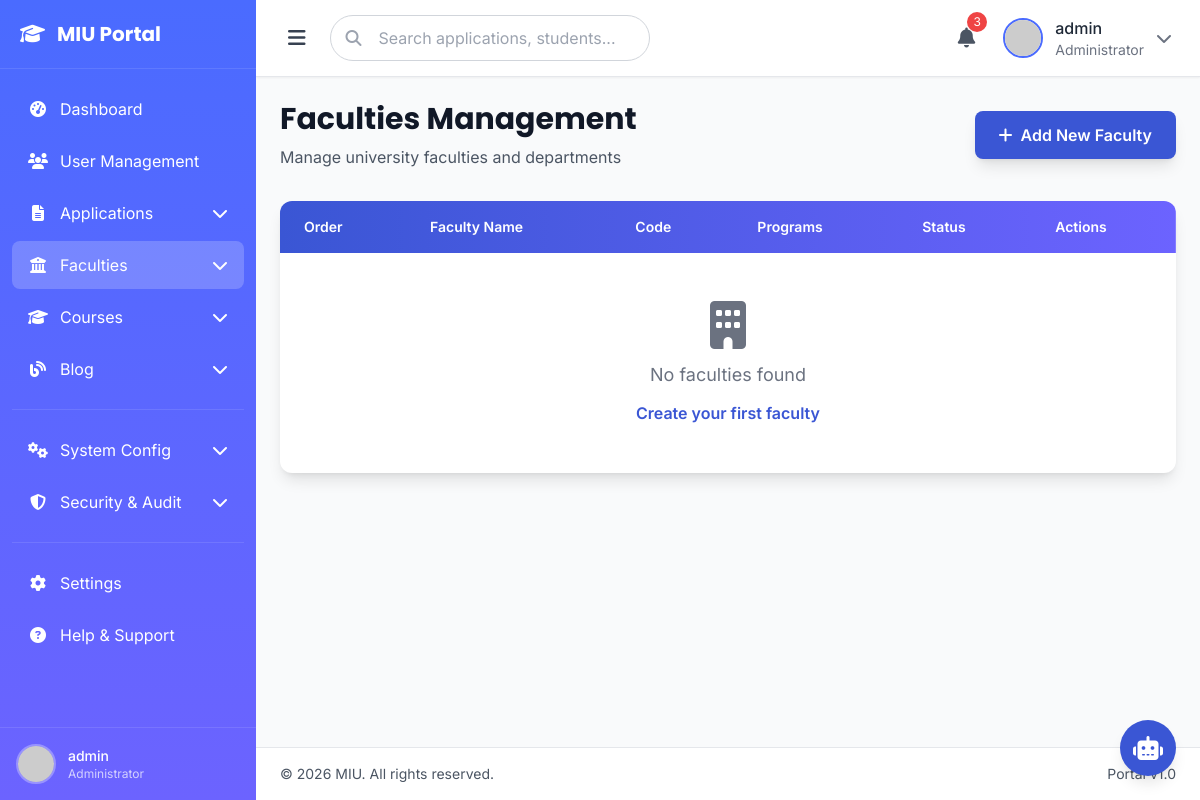
The page /management/faculties/ (signed in) on the database as committed earlier.
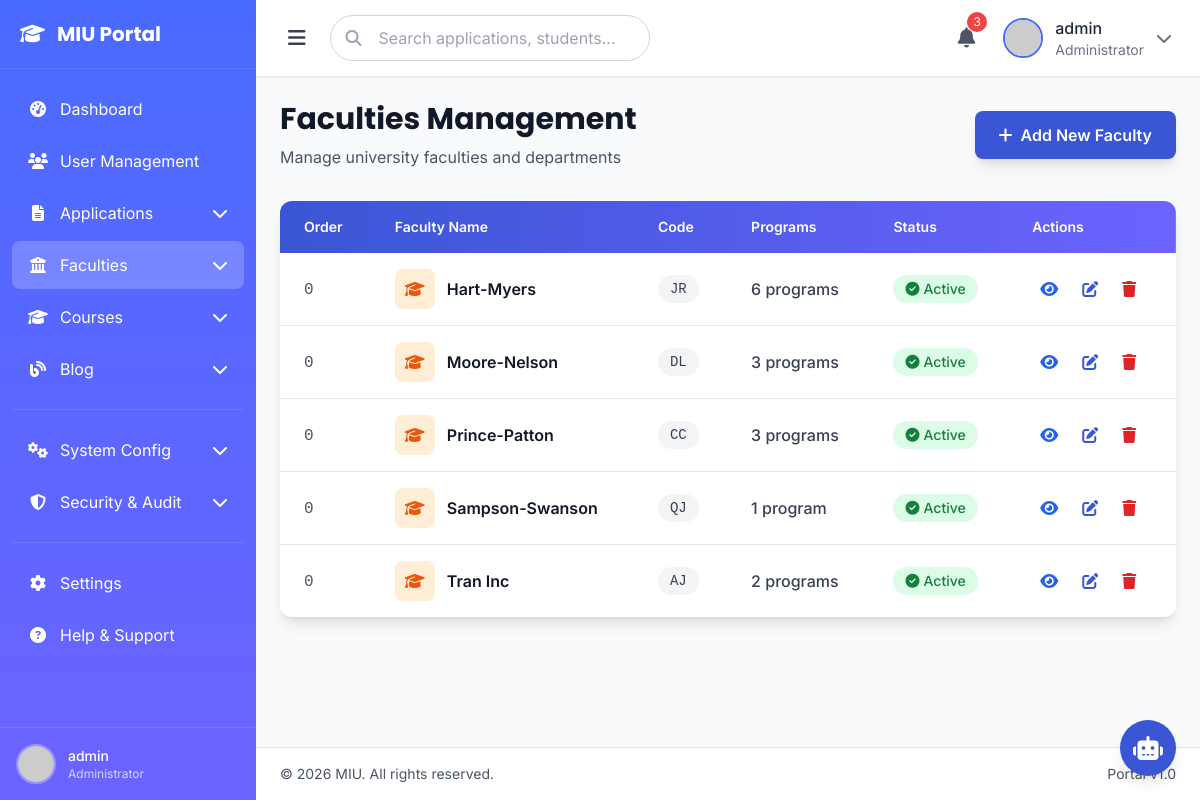
The same page on the database as committed later.
### eduweb/models.py (models this page shows, shortened)
class Faculty(models.Model):
    name = models.CharField(max_length=200, help_text="Faculty name (e.g., Faculty of Business)")
    slug = models.SlugField(max_length=200, unique=True, help_text="URL-friendly name")
    code = models.CharField(max_length=20, unique=True, help_text="Faculty code (e.g., BUS, ENG)")
    icon = models.CharField(max_length=50, default='graduation-cap', help_text="Lucide icon name")
    color_primary = models.CharField(max_length=20, default='orange', help_text="Primary color")
    color_secondary = models.CharField(max_length=20, default='amber', help_text="Secondary color")
    tagline = models.CharField(max_length=200, help_text="Short tagline for hero section")
    description = models.TextField(help_text="Main description of the faculty")
    mission = models.TextField(blank=True, help_text="Faculty mission statement")
    vision = models.TextField(blank=True, help_text="Faculty vision statement")
    hero_image = models.ImageField(upload_to='faculties/heroes/', blank=True, null=True)
    about_image = models.ImageField(upload_to='faculties/about/', blank=True, null=True)
    student_count = models.IntegerField(default=0, help_text="Number of students")
    placement_rate = models.IntegerField(default=0, help_text="Career placement rate (0-100)")
    partner_count = models.IntegerField(default=0, help_text="Number of corporate partners")
    international_faculty = models.IntegerField(default=0, help_text="International faculty percentage")
    accreditation = models.TextField(blank=True, help_text="Accreditation details")
    special_features = models.JSONField(default=list, blank=True, help_text="List of special features")
    meta_description = models.CharField(max_length=160, blank=True)
    meta_keywords = models.CharField(max_length=255, blank=True)
    is_active = models.BooleanField(default=True)
    display_order = models.IntegerField(default=0)
    created_at = models.DateTimeField(auto_now_add=True)
    updated_at = models.DateTimeField(auto_now=True)
    class Meta:
        verbose_name = 'Faculty'
        verbose_name_plural = 'Faculties'
        ordering = ['display_order', 'name']

### management/views.py (the view)
# urls.py: path('faculties/', views.faculties_list, name='faculties_list'),
@login_required(login_url='eduweb:auth_page')
@user_passes_test(is_admin)
def faculties_list(request):
    faculties = Faculty.objects.all().order_by('display_order', 'name')
    pending_count = CourseApplication.objects.filter(status__in=['submitted', 'under_review']).count()
    context = {
        'faculties': faculties,
        'pending_count': pending_count,
    }
    return render(request, 'management/faculty/faculties_list.html', context)

### eduweb/context.py (called while the page is built)
def navigation_data(request):
    faculties = Faculty.objects.filter(is_active=True).prefetch_related('courses')[:11]
    courses = Course.objects.filter(is_active=True).select_related('faculty')[:11]
    return {
        'all_faculties': faculties,
        'all_courses': courses,
    }

### eduweb/views.py (called while the page is built)
def application_status_context(request):
    has_pending_application = False
    if request.user.is_authenticated:
        has_pending_application = CourseApplication.objects.filter(
            user=request.user,
            status__in=['draft', 'pending_payment', 'submitted', 'under_review', 'reviewed']
        ).exists()
    return {'has_pending_application': has_pending_application}

### management/views.py (called while the page is built)
def is_admin(user):
    return user.is_staff or user.is_superuser

### templates/management/faculty/faculties_list.html (shortened to what the changed rows need)
{% extends 'management/base.html' %}
{% block content %}
<div class="mb-8">
    <div class="flex flex-col md:flex-row md:items-center md:justify-between">
        <div>
            <h1 class="text-3xl font-bold text-gray-900 font-display">Faculties Management</h1>
        </div>
    </div>
</div>
<div class="bg-white rounded-xl shadow-lg overflow-hidden">
    <div class="overflow-x-auto">
        <table class="w-full">
            <thead class="bg-gradient-to-r from-primary-600 to-secondary-500 text-white">
                <tr>
                    <th class="px-6 py-4 text-left text-sm font-semibold">Order</th>
                    <th class="px-6 py-4 text-left text-sm font-semibold">Faculty Name</th>
                    <th class="px-6 py-4 text-left text-sm font-semibold">Code</th>
                    <th class="px-6 py-4 text-left text-sm font-semibold">Programs</th>
                    <th class="px-6 py-4 text-left text-sm font-semibold">Status</th>
                    <th class="px-6 py-4 text-left text-sm font-semibold">Actions</th>
                </tr>
            </thead>
            <tbody class="divide-y divide-gray-200">
                {% for faculty in faculties %}
                <tr class="hover:bg-gray-50 transition-colors">
                    <td class="px-6 py-4">
                        <span class="font-mono text-gray-600">{{ faculty.display_order }}</span>
                    </td>
                    <td class="px-6 py-4">
                        <div class="flex items-center gap-3">
                            <div class="w-10 h-10 bg-{{ faculty.color_primary }}-100 rounded-lg flex items-center justify-center">
                                <i class="fas fa-{{ faculty.icon }} text-{{ faculty.color_primary }}-600"></i>
                            </div>
                            <div>
                                <p class="font-semibold text-gray-900">{{ faculty.name }}</p>
                            </div>
                        </div>
                    </td>
                    <td class="px-6 py-4">
                        <span class="inline-flex items-center px-3 py-1 bg-gray-100 text-gray-700 rounded-full text-sm font-mono">
                            {{ faculty.code }}
                        </span>
                    </td>
                    <td class="px-6 py-4">
                        <span class="text-gray-700 font-medium">{{ faculty.courses.count }} program{{ faculty.courses.count|pluralize }}</span>
                    </td>
                    <td class="px-6 py-4">
                        {% if faculty.is_active %}
                        <span class="inline-flex items-center gap-1 px-3 py-1 bg-green-100 text-green-700 rounded-full text-sm font-medium">
                            <i class="fas fa-check-circle"></i>
                            Active
                        </span>
                        {% else %}
                        <span class="inline-flex items-center gap-1 px-3 py-1 bg-gray-100 text-gray-700 rounded-full text-sm font-medium">
                            <i class="fas fa-times-circle"></i>
                            Inactive
                        </span>
                        {% endif %}
                    </td>
                    <td class="px-6 py-4">
                        <div class="flex items-center gap-2">
                            <a href="{% url 'eduweb:faculty_detail' faculty.slug %}" target="_blank" class="p-2 text-blue-600 hover:bg-blue-50 rounded-lg transition-all" title="View Page">
                                <i class="fas fa-eye"></i>
                            </a>
                            <a href="{% url 'management:faculty_edit' faculty.pk %}" class="p-2 text-primary-600 hover:bg-primary-50 rounded-lg transition-all" title="Edit">
                                <i class="fas fa-edit"></i>
                            </a>
                            <form method="post" action="{% url 'management:faculty_delete' faculty.pk %}" class="inline" onsubmit="return confirm('Are you sure you want to delete {{ faculty.name }}? This will also affect related courses.');">
                                <button type="submit" class="p-2 text-red-600 hover:bg-red-50 rounded-lg transition-all" title="Delete">
                                    <i class="fas fa-trash"></i>
                                </button>
                            </form>
                        </div>
                    </td>
                </tr>
                {% empty %}
                <tr>
                    <td colspan="6" class="px-6 py-12 text-center">
                        <div class="flex flex-col items-center gap-3 text-gray-500">
                            <i class="fas fa-building text-5xl"></i>
                            <p class="text-lg">No faculties found</p>
                            <a href="{% url 'management:faculty_create' %}" class="text-primary-600 hover:text-primary-700 font-semibold">
                                Create your first faculty
                            </a>
                        </div>
                    </td>
                </tr>
                {% endfor %}
            </tbody>
        </table>
    </div>
</div>
{% endblock %}

Rows that differ between the two databases and show on the page:
added Faculty: display_order "0", name "Hart-Myers", code "JR", courses.count "6", is_active True (drawn)
added Faculty: display_order "0", name "Moore-Nelson", code "DL", courses.count "3", is_active True (drawn)
added Faculty: display_order "0", name "Prince-Patton", code "CC", courses.count "3", is_active True (drawn)
added Faculty: display_order "0", name "Sampson-Swanson", code "QJ", courses.count "1", is_active True (drawn)
added Faculty: display_order "0", name "Tran Inc", code "AJ", courses.count "2", is_active True (drawn)
Other text that changed with them:
text no longer shown: "No faculties found Create your first faculty"
